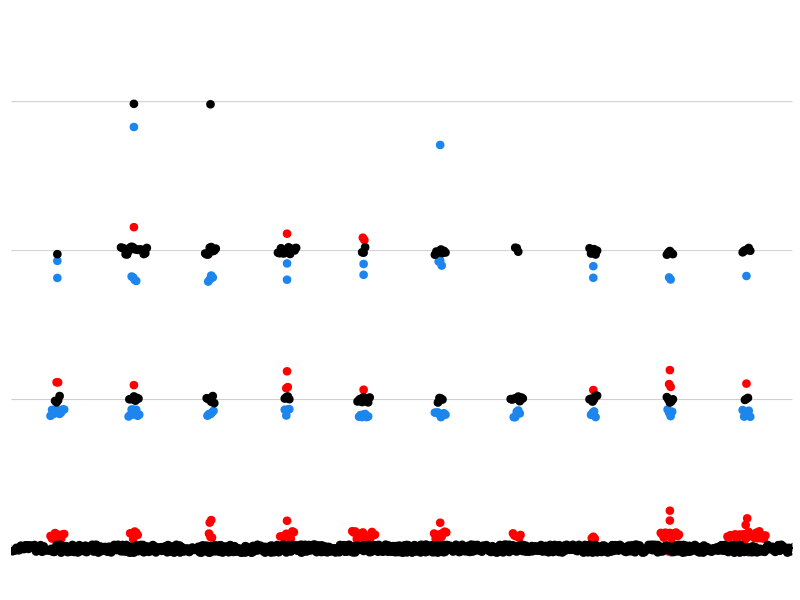
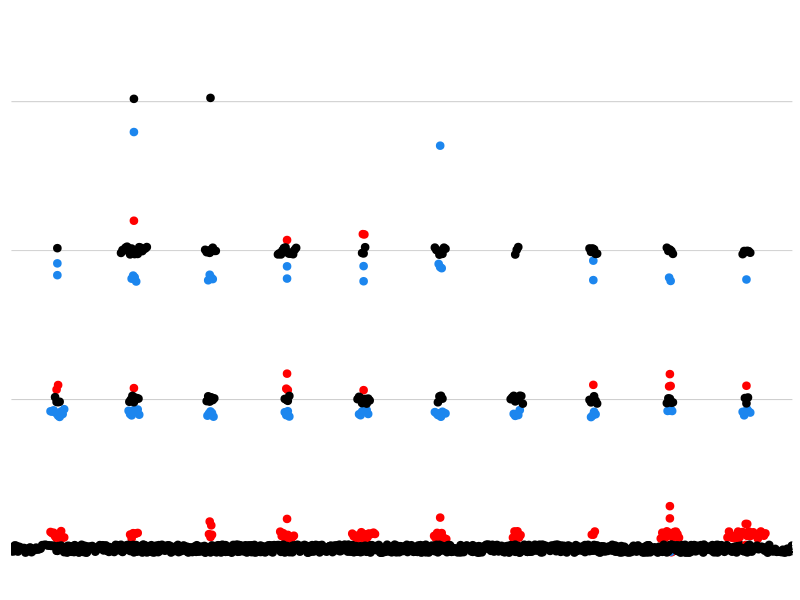

Write R code to recreate these figures, in order.
#load libraries
library(ggplot2)

# set working directory
setwd("/path/to/files")

#load input files
VE821ser_UNC_VE821_FISH <- read.csv("231inhibitorVE821-unc+VE821.csv", sep=",")
VE821ser_UNC_VE821_FISH$dose <- as.factor(VE821ser_UNC_VE821_FISH$dose)

#make dot plot of FISH data series   
ggplot(VE821ser_UNC_VE821_FISH, aes(dose, green_red, fill = count, color = count)) + 
geom_dotplot(binaxis = "y", 
	stackdir = "center", 
	stackratio = 0.2, 
	dotsize = 0.8, 
	method = "dotdensity", 
	binpositions = "bygroup", 
	binwidth = 0.07, 
	drop = TRUE, 
	position = position_jitter(width = 0, height = 0.03)) + 
scale_y_continuous(limits=c(2.1,6), breaks = seq(1.1, 9.9, by = 2.2)) + 
theme(legend.position="none") + 
scale_fill_manual(values=c("RED","dodgerblue2","BLACK")) + 
scale_color_manual(values=c("RED","dodgerblue2","BLACK")) + 
theme(axis.title.x=element_blank(), 
	axis.text.x=element_blank(),
	axis.ticks.x=element_blank(), 
	axis.title.y=element_blank(), 
	axis.text.y=element_blank(),
	axis.ticks.y=element_blank()) + 
theme(panel.background = element_rect(fill = "white"),
	panel.grid.major=element_line(size=0.25,linetype='solid',color="grey"),
	panel.grid.minor=element_line(size=0.25,linetype='solid',color="grey"), 
	panel.grid.major.x = element_blank())
    
#save the files
ggsave("5D.tiff", device="tiff", width =3.53, height =2.61 , units ="in" , dpi=300)
  
